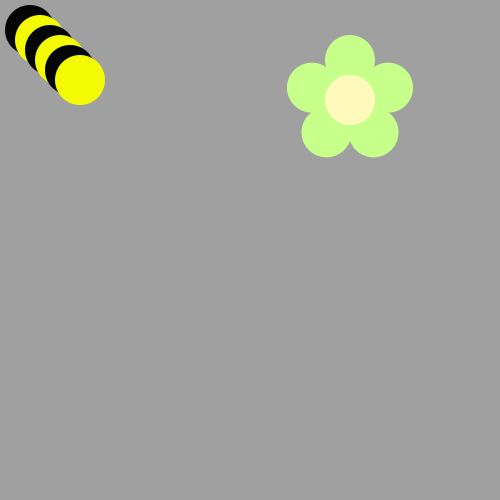
Frame 1 (no input)
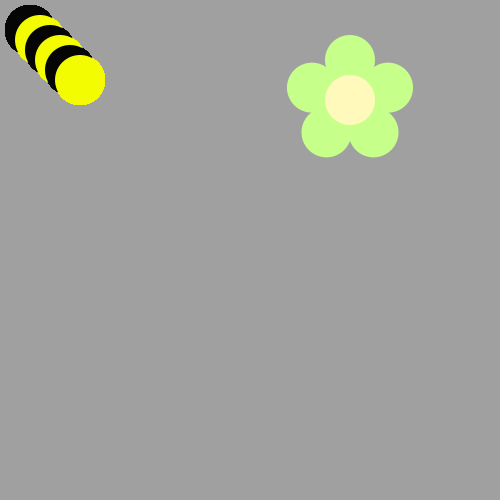
Frame 60 (the mouse pressed at the canvas centre just before this capture)
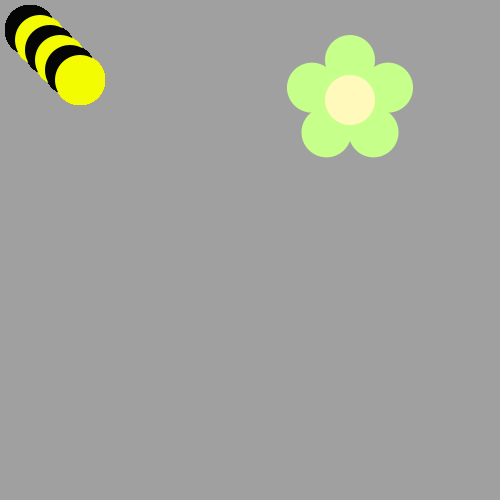
Frame 120 (the mouse held since frame 60 and released just before this capture)

The Processing sketch that drew these frames (run headless with seeded random() and noise(); from frame 60 on, the mouse is pressed at the canvas centre):

// Processing sketch: bumble_bee
// ── bumble_bee.pde
void draw() {
  
/*Use a loop to make a body for the Bee!
Then put his head on using drawBeeFace(x,y)
Use Modulo to make the colors alternate 
*/
  int x=30;
  int y = 30;
  for(int b=0;b<6;b++){
    if(b%2==0){
      fill(#050505);
    } else{
    fill(#F3FC00); 
    }
  
  
  ellipse(x,y,50,50);
  x=x+10;
  y = y + 10;
  
  }
  



}

void drawFlower(int x, int y) {
     noStroke();
     translate(x, y);
     // draw 5 petals, rotating after each one
     fill(#c6ff89);      // green
      for (int i = 0; i < 5; i++) {
           ellipse(0, -40, 50, 50);
          rotate(radians(72));
     }
     fill(#fff9bb); // light yellow
     ellipse(0, 0, 50, 50);
} 
void drawBeeFace(int BeeFaceX, int BeeFaceY) {
     noStroke();
     fill(0, 0, 0);
     stroke(1);
     strokeWeight(5);
     line(BeeFaceX-10, BeeFaceY-27, BeeFaceX-17, BeeFaceY-50);
     line(BeeFaceX+10, BeeFaceY-27, BeeFaceX+17, BeeFaceY-50);
     ellipse(BeeFaceX-17, BeeFaceY-50, 10, 10);
     ellipse(BeeFaceX+17, BeeFaceY-50, 10, 10);
     noStroke();
     fill(255, 251, 28);
     ellipse(BeeFaceX, BeeFaceY, 60, 60); // face
     fill(255, 237, 209);
     fill(0,0,0);
      ellipse(BeeFaceX-10, BeeFaceY-15, 10, 10); // eyes
     ellipse(BeeFaceX+10, BeeFaceY-15, 10, 10);
      ellipse(BeeFaceX, BeeFaceY-5, 10, 10); // nose
      ellipse(BeeFaceX, BeeFaceY+10, 20, 10);// mouth
     fill(255, 251, 28);
     ellipse(BeeFaceX, BeeFaceY+5, 20, 6);
}

void setup() {
     ellipseMode(CENTER);
     size(500, 500);
     background(160, 160, 160);
      drawFlower(350, 100);
}
